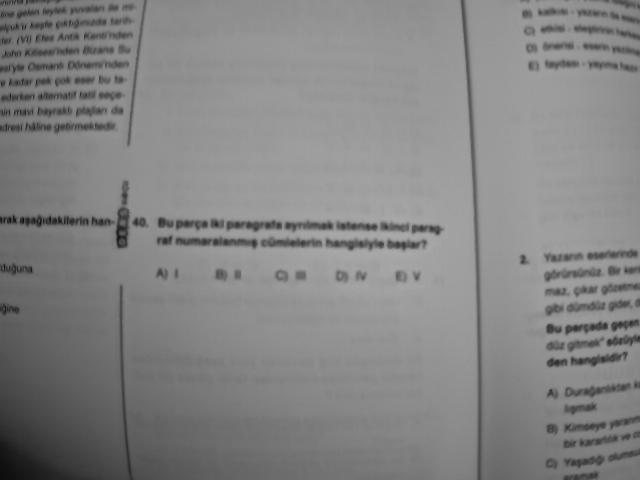
#> input picture lib/detect_chics/captured_image.jpg, 640 x 480 px, given in place of the camera
$ python mapping_realtime.py
#> lines starting #> are read from the running program, lines starting #| are printed output that depends on the picture; after the words box and inside, x2 and y2 are one past the last pixel; in counts of white or black regions, pixels touching at a corner belong together
#> further down, img is the input picture: shape (480, 640, 3); min 12, max 173, mean 132.1
import pickle
import time
import cv2
import numpy as np


#########################
# Camera settings
cam_id = 0  # Change this to your desired camera ID
cap = cv2.VideoCapture(cam_id)# For Webcam
#########################

# Initialize variables
width = int(cap.get(cv2.CAP_PROP_FRAME_WIDTH))# Change this to desired image resolution
height = int(cap.get(cv2.CAP_PROP_FRAME_HEIGHT))
# cap.set(3, width)  # Set width
# cap.set(4, height)  # Set height
counter = 0  # Counter to track the number of clicked points

def find_largest_rectangle_contour(img):
    """
    Finds the largest rectangle contour in the image.

    Args:
        img: The input image

    Returns:
        largest_rect: Array containing four corner points of the largest rectangle
    """
    gray = cv2.cvtColor(img, cv2.COLOR_BGR2GRAY)
    global thresh

    thresh = cv2.adaptiveThreshold(gray, 255,cv2.ADAPTIVE_THRESH_MEAN_C, cv2.THRESH_BINARY_INV, 21, 10)
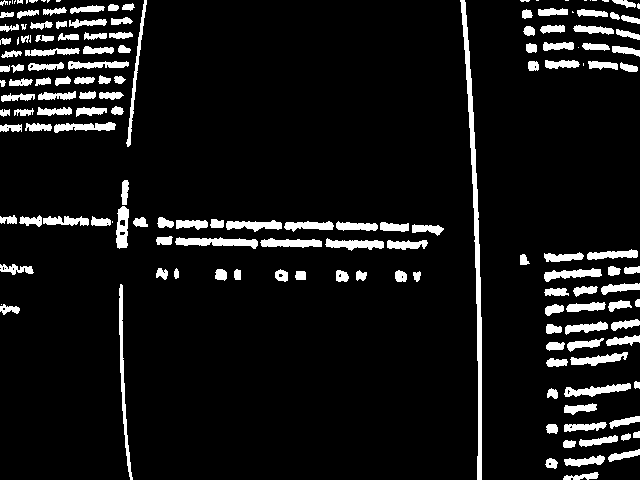
#> thresh: shape (480, 640); 8.3% white; 159 white regions (24 under 20 px)
    contours, _ = cv2.findContours(thresh, cv2.RETR_EXTERNAL, cv2.CHAIN_APPROX_SIMPLE)
#> contours = 159 contours, 26 with area under 20; largest, box (x1, y1, x2, y2) and area: (460, 0, 482, 480) 1756, (175, 237, 258, 249) 496, (119, 284, 133, 480) 480, (564, 383, 631, 397) 396, (116, 206, 129, 249) 392

    largest_rect = None
    max_area = 0

    for contour in contours:
        area = cv2.contourArea(contour)
        if area > max_area:
            epsilon = 0.02 * cv2.arcLength(contour, True)
            largest_rect = cv2.approxPolyDP(contour, epsilon, True)
            max_area = area
#> this loop made 159 passes
#> (area, epsilon, largest_rect, max_area) on passes 32, 54, 149: (479.5, 8.1, [[120, 284], [132, 479]], 479.5), (496, 3.87, [[175, 241], [257, 245], [255, 239], [220, 237]], 496), (1756, 19.65, [[460, 0], [481, 479]], 1756)
#> (area, epsilon, max_area) on passes 1, 3, 14: (125.5, 1.75, 125.5), (232, 2.01, 232), (395.5, 3.28, 395.5)
#> after the loop, epsilon = 19.65; max_area = 1756

    return largest_rect


def warp(img):
    # Get the points
    fileObj = open(r"C:\Users\aglam\Documents\python_projeleri\SP-image_processing_device\map_realtime.p", "rb")
    points = pickle.load(fileObj)
    fileObj.close()

    # Explicitly convert the points to type numpy.float32
    points = points.astype(np.float32)

    # Compute the perspective transform matrix
    M = cv2.getPerspectiveTransform(points, np.array([[0, 0], [width, 0], [width, height], [0, height]], dtype=np.float32))

    # Apply the perspective transform
    result = cv2.warpPerspective(img, M, (width, height))
    # Display the result
    return result

last_warp_time = time.time()
points_saved = False  # points_saved değişkenini başlat

while True:
    success, img = cap.read()

    # Find the largest rectangle contour in the image
    largest_rect = find_largest_rectangle_contour(img)
#> largest_rect = [[460, 0], [481, 479]]

    if largest_rect is not None and len(largest_rect) == 4:
        # Display the largest rectangle
        cv2.polylines(img, [largest_rect], True, (0, 255, 0), 2)

        # Draw circles at the corner points
        for point in largest_rect:
            cv2.circle(img, tuple(point[0]), 5, (255, 0, 0), -1)  # -1 fills the circle

        # Save selected points to file only if not saved before

        points = largest_rect.reshape(4, 2)
        fileObj = open("map_realtime.p", "wb")
        pickle.dump(points, fileObj)
        fileObj.close()
        print("Points saved to file: map_realtime.p")
        points_saved = True

    # Yalnızca bir kere kaydedildikten sonra ve 3 saniye geçtikten sonra warp fonksiyonunu çağır
    if points_saved and (time.time() - last_warp_time) >= 3:
        cv2.imshow("Transformed Image", warp(img))
        last_warp_time = time.time()  # Son çağrının zamanını güncelle

    cv2.imshow("Original Image ", img)
    cv2.imshow("threshold Image ", thresh)

    key = cv2.waitKey(1)  # Wait for a key press
#> (key Esc is pressed here)
    if key == 27:  # 27 is the ASCII code for the Esc key
        break

# Release resources
cap.release()
cv2.destroyAllWindows()
